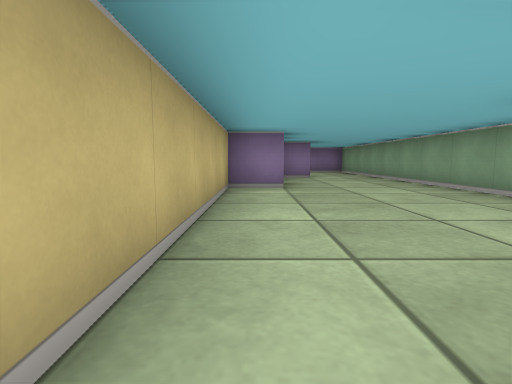
View 1 (above)

12 first-person views from a walk through a cub3D ray-caster map. The camera is about half as high as the walls, tilts 6° down and sees 80° across. The floor is counted in squares. Each view is taken from the middle of a square. On the plan, view 1 faces up. The plan holds only what a view shows up to about 9 squares ahead; the rest is blank.

View 2
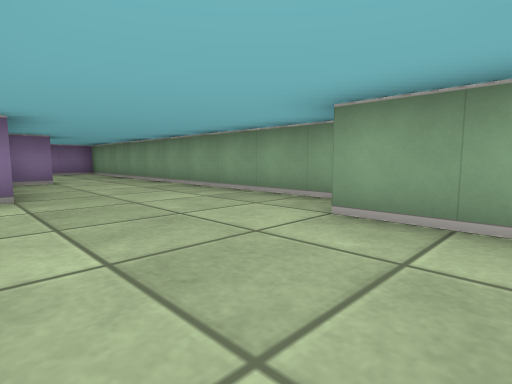

View 3
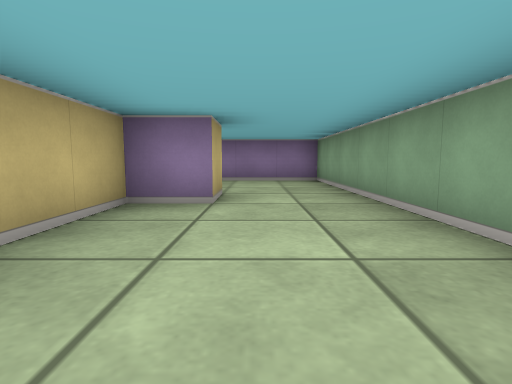

View 4
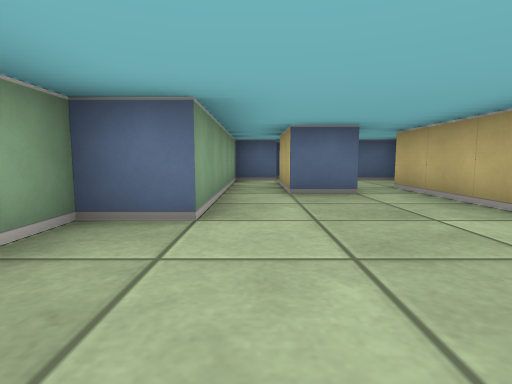

View 5
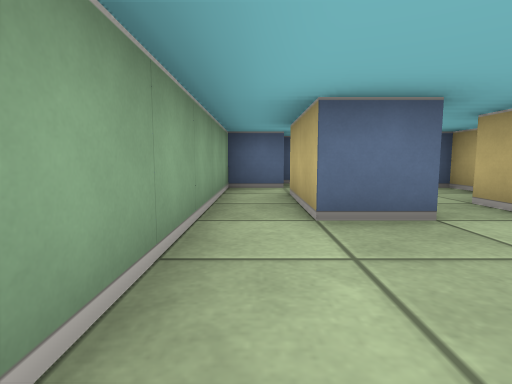

View 6
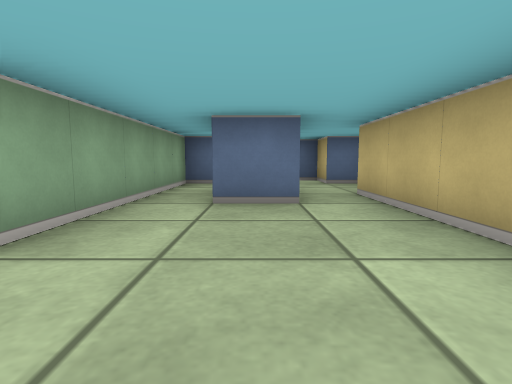

View 7
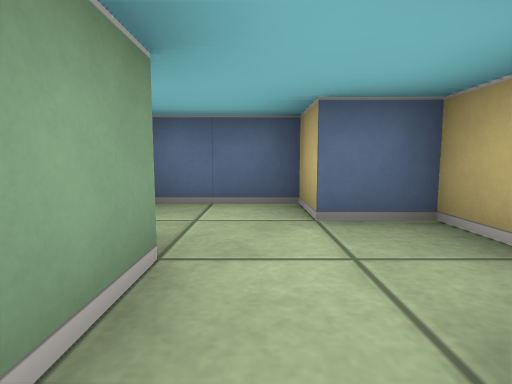

View 8
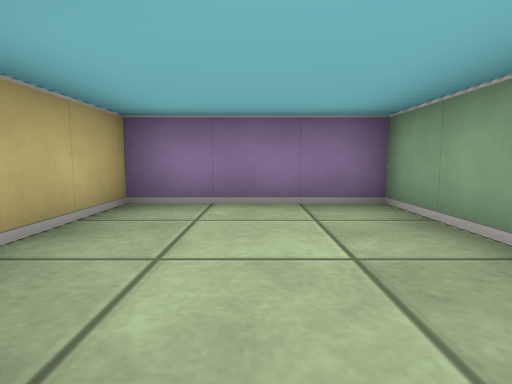

View 9
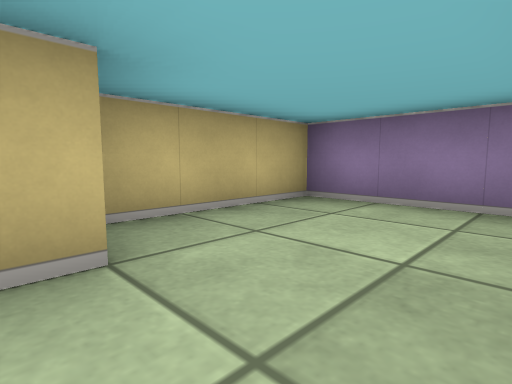

View 10
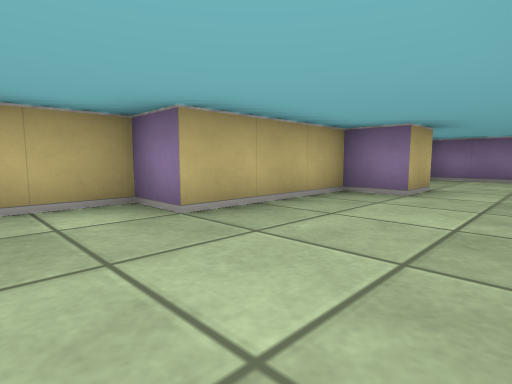

View 11
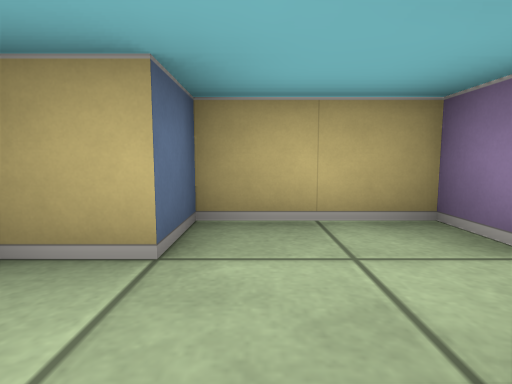

View 12
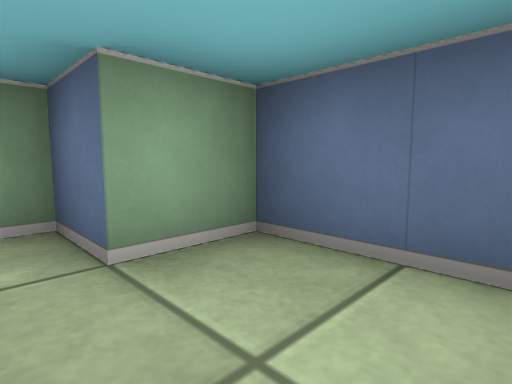

### Floor plan
Ten units are one square. View 1 is at (0, 0); x grows to the right and y downward. Boxes are objects, and circles mark ways between rooms. Rooms are numbered by the first view taken in them; rooms with no view inside come last. Other rooms are left out.
<svg viewBox="-20 -130 60 170">
<path fill="none" stroke="#000" d="M15 -96 15 -85 5 -85 5 -55 -5 -55 -5 5M25 -5 25 -25 35 -25 35 -125 5 -125 5 -98M4 -5 15 -5M15 25 25 25 25 -5M15 -5 15 15M5 15 5 5M-8 5 -15 5 -15 25 -5 25 -5 35 15 35 15 25"/>
<circle cx="20" cy="5" r="3" fill="#2a7"/>
<circle cx="0" cy="0" r="3" fill="#2a7"/>
<circle cx="10" cy="20" r="3" fill="#2a7"/>
<text x="20" y="-60">1</text>
<text x="20" y="10">2</text>
<text x="0" y="20">3</text>
</svg>
Room 1 opens to room 2. Room 1 opens to room 3. Room 2 opens to room 3.

Where each view was taken, in squares from view 1:
view 1: 0 up, 0 right, facing up
view 2: 1 up, 0 right, facing up-right
view 3: 5 up, 2 right, facing up
view 4: 5 up, 2 right, facing down
view 5: 3 up, 2 right, facing down
view 6: 4 up, 1 right, facing down
view 7: 0 up, 0 right, facing down
view 8: 9 up, 2 right, facing up
view 9: 9 up, 3 right, facing up-left
view 10: 4 up, 3 right, facing up-left
view 11: 2 down, 1 right, facing left
view 12: 2 down, 0 right, facing down-right
